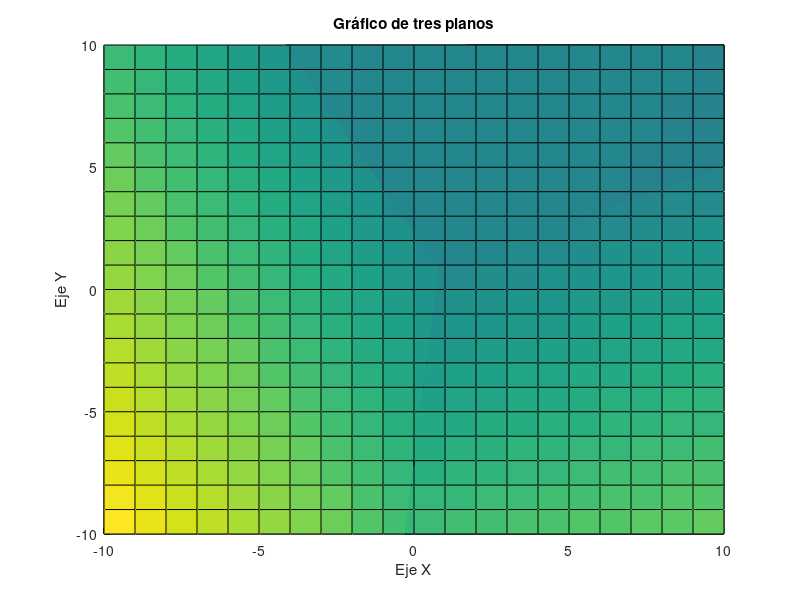

This figure's MATLAB source: (Note: this script raises an error after producing the figure.)
% Crear un rango de valores para x e y
x = -10:1:10;
y = -10:1:10;

% Crear la malla de puntos (X, Y)
[X, Y] = meshgrid(x, y);

% Definir los planos
Z1 = (11 - 8*X - 4*Y);            % Primer plano despejado para z
Z2 = (4 + 2*X - 5*Y);             % Segundo plano despejado para z
Z3 = (7 - 2*X + Y) / 6;           % Tercer plano despejado para z

% Graficar los planos
figure;
hold on;  % Mantener todos los gráficos en la misma figura

% Graficar cada plano con colores diferentes
surf(X, Y, Z1);  % Primer plano
surf(X, Y, Z2);  % Segundo plano
surf(X, Y, Z3);  % Tercer plano

% Etiquetas y visualización
xlabel('Eje X');
ylabel('Eje Y');
zlabel('Eje Z');
title('Gráfico de tres planos');
grid on;

% Añadir transparencia para visualizar mejor la intersección de los planos
alpha(0.7);

hold off;

